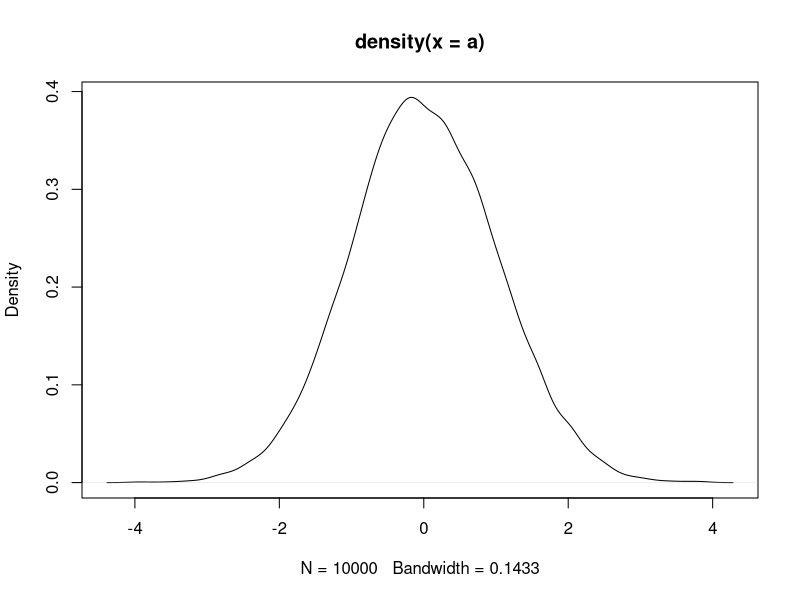
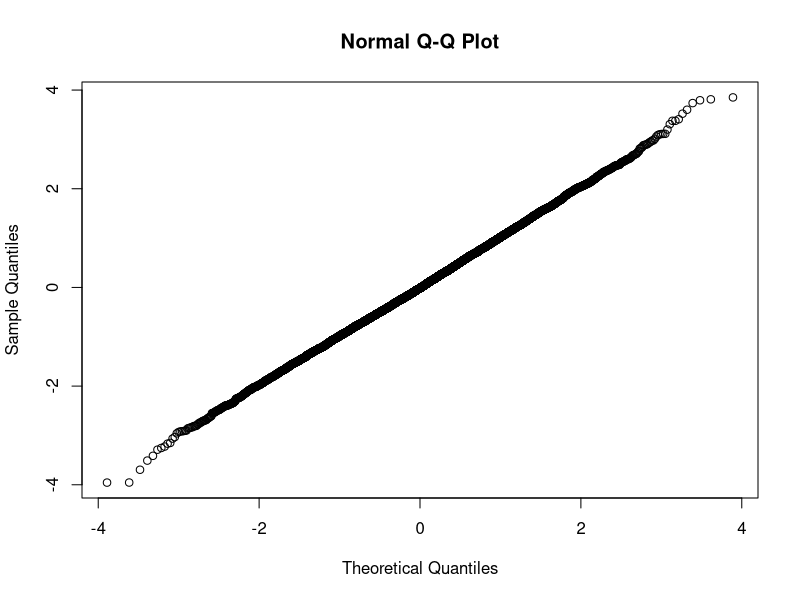

These figures' R source, in order:
#calculate the derivative of a function numerically
#x is the point to evaluate the derivate at
#fun is the log-concave function h
#a is the lower bound, b is the upper bound
#return the derivative approximately h'(x) at x
Deriv_sub <- function(x, fun=h, a, b){
  if (x == a) {return ((fun(x + 1e-9)-fun(x))/1e-9)}
  if (x == b) {return ((fun(x) - fun(x - 1e-9))/1e-9)}
  if (a <= x && x <= b) {return((fun(x + 1e-9)-fun(x - 1e-9))/2e-9)}
}

#initialize the info matrix giving lower bound and upper bound
#a is the lower bound, b is the upper bound
#fun is the log-concave function h
#deriv is the derivative function
#return a matrix including initial x, h(x), h'(x)
init_mat <- function(a,b,fun,deriv){
  #this mat stores x,f(x) and df(x)
  mat <- matrix(nrow = 2,ncol = 3)
  mat[1,1] <- a
  mat[1,2] <- fun(a)
  if(!is.finite(mat[1,2])){
    stop('a is not defined on function h', call. = FALSE)
  }
  mat[1,3] <- deriv(a,fun,a,b)
  mat[2,1] <- b
  mat[2,2] <- fun(b)
  if(!is.finite(mat[2,2])){
    stop('b is not defined on function h', call. = FALSE)
  }
  mat[2,3] <- deriv(b,fun,a,b)
  return(mat)
}

#calculate z value given two adjacent values of x
calc_z <-function(mat){
  return((mat[2, 2] - mat[1, 2] -mat[2, 1]*mat[2, 3] +
            mat[1, 1]*mat[1, 3])/(mat[1, 3] - mat[2, 3]))
}

#mat is the initial infor matrix
#return initialize vector z given the initial infor matrix
#z_0 is lower bound, z_k is the upper bound
init_z <- function(mat){
  z <- c()
  z[1] <- mat[1,1]
  z[3] <- mat[2,1]
  #if the slopes at a and b are equal, set z as the mean of a and b
  if (abs(mat[2,3]-mat[1,3]) < 1e-9){
    z[2] <- (mat[2,1] + mat[1,1])/2
  } else {
    z[2] <- calc_z(mat)
  }
  return(z)
}


#mat is the ordered infor matrix
#x_star is the sample needed to be updated
#fun is the log-concave function h
#deriv is the derivative function
#retun updated infor matrix with ascending order of x
update_mat <- function(mat,x_star,fun,deriv,a,b){
  index <- sum(mat[,1] < x_star) #find the location to insert x*
  tmp <- matrix(NA,1,3)
  mat <- rbind(mat,tmp)
  mat[(index+2):nrow(mat),] <- mat[(index+1):(nrow(mat)-1),]
  mat[(index+1),] <- c(x_star,fun(x_star),deriv(x_star,fun,a,b))
  return(mat)
}


update_z <- function(z,x_star,mat){
  if (nrow(mat) <= 2){
    stop("something wrong with info matrix", call. = FALSE)
  }
  index <- which(mat[,1] == x_star)
  z <- c(z,NA)
  tmp_mat1 <- mat[(index-1):index,]
  tmp_mat2 <- mat[index:(index+1),]
  if (sum(abs(diff(mat[(index-1):(index+1),3]))) < 1e-9){
    z1 <- mat[(index-1),1] + (mat[(index+1),1] - mat[(index-1),1])/3
    z2 <- mat[(index-1),1] + (mat[(index+1),1] - mat[(index-1),1])/3*2
  } else {
    z1 <- calc_z(tmp_mat1)
    z2 <- calc_z(tmp_mat2)
  }
  if((round(z1, digits = 6) > round(z2, digits = 6))){
    stop('something wrong with updated z value, check log-convexity!',
         call. = FALSE)
  }
  z[(index+2):length(z)] <- z[(index+1):(length(z)-1)]
  z[index] <- z1
  z[index+1] <- z2
  return(z)
}


sample_x <- function(z, mat, n=1){
  uk1 <- exp(mat[,2]+(z[-1]-mat[,1])*mat[,3])
  uk2 <- exp(mat[,2]+(z[-length(z)]-mat[,1])*mat[,3])
  p <- rep(NA,nrow(mat))
  p <- (uk1-uk2)/mat[,3]
  
  # normalize p
  p_norm <- p/sum(p)
  w <- runif(n)
  # determine the range we want to sample from
  i <- sum(cumsum(p_norm) < w) + 1
  
  # sample x using inverse cdf
  samp_x <- (log(p[i]*mat[i,3]*runif(n)+exp(mat[i,2]+(z[i]-mat[i,1])*mat[i,3]))-mat[i,2])/mat[i,3]+mat[i,1]
  return(samp_x)
}

upper_bound <- function(z, mat, samp_x){
  #compare samp_x with z to find which segment of line to calculate
  index <- which(z > samp_x)[1] - 1
  u <- mat[index,2] + (samp_x - mat[index,1])*mat[index,3]
  return(u)
}

lower_bound <- function(mat, samp_x){
  index <- rev(which(mat[,1] < samp_x))[1]
  l <- ((mat[(index+1),1]-samp_x)*mat[index,2]+(samp_x-mat[index,1])*mat[(index+1),2])/(mat[(index+1),1]-mat[index,1])
  return(l)
}

#check if h'(x) decrease monotonically
check_concave <- function(mat){
  #check if h'(x) decrease monotonically
  return(prod(mat[,3][-1] <= mat[,3][-nrow(mat)])==1)
}

ars <- function(samp_n, g, a=-Inf, b=Inf){
  ##Check if the input is valid or not
  if(class(g) != "function"){
    stop('g should be a function')
  }
  
  require(assertthat)
  if(!assert_that(is.numeric(a))){
    stop('please provide valid lower bound')
  }
  
  if(!assert_that(is.numeric(b))){
    stop('please provide valid upper bound')
  }
  
  if(!assert_that(is.numeric(samp_n))){
    stop('please provide valid sample size')
  }
  
  ##Take log of input function ##
  h <- function(x){
    return(log(g(x)))
  }
  
  
  ##Initialize return value
  final_x <- rep(NA, samp_n)
  ##Set a counter to control the sample size
  counter <- 0
  
  ##Check starting point
  ct <- 0
  step_width <- 0.5
  start_val <- 0
  
  ##Case 1: a is not -Inf, b is not Inf
  if(a != -Inf && b != Inf){
    mat <- init_mat(a, b, h, Deriv_sub)
    z <- init_z(mat)
    if((abs(mat[1,3])<1e-9) && (abs(mat[2,3])<1e-9)){
      return(list(f=h, sample = runif(samp_n,a,b)))
    }
  }
  ##Case 2: a is -Inf, b is not Inf
  if(a == -Inf && b != Inf){
    if(start_val > b){
      start_val <- b - step_width
    }
    a_star <- start_val
    test_de <- Deriv_sub(a_star,fun=h,a,b)
    while( -Inf < test_de && test_de <= 0 && ct <= 50){
      a_star <- a_star - step_width
      test_de <- Deriv_sub(a_star,fun=h,a,b)
      ct <- ct + 1
    }
    mat <- init_mat(a_star, b, h, Deriv_sub)
    z <- init_z(mat) ## wrong? a_star or a?
  }
  ##Case 3: a is not -Inf, b is Inf
  if(a != -Inf && b == Inf){
    if(start_val < a){
      start_val <- a + step_width
    }
    b_star <- start_val
    test_de <- Deriv_sub(b_star, fun = h, a, b)
    while( 0 <= test_de && test_de < Inf && ct <= 50){
      b_star <- b_star + step_width
      test_de <- Deriv_sub(b_star, fun = h, a, b)
      ct <- ct + 1
    }
    mat <- init_mat(a, b_star, h, Deriv_sub)
    z <- init_z(mat)
  }
  ##Case 4: a is -Inf, b is Inf
  if(a == -Inf && b == Inf){
    a_star <- start_val - step_width
    b_star <- start_val + step_width
    test_de_a <- Deriv_sub(a_star, fun = h, a, b)
    test_de_b <- Deriv_sub(b_star, fun = h, a, b)
    while(-Inf < test_de_a && test_de_a <= 0 && ct <= 50){
      a_star <- a_star - step_width
      test_de_a <- Deriv_sub(a_star, fun = h, a, b)
      ct <- ct + 1
    }
    while(0 <= test_de_b && test_de_b < Inf && ct <= 100){
      b_star <- b_star + step_width
      test_de_b <- Deriv_sub(b_star, fun = h, a, b)
      ct <- ct + 1
    }
    mat <- init_mat(a_star, b_star, h, Deriv_sub)
    z <- init_z(mat)
  }
  
  ##Start Rejection Sampling process
  while(counter < samp_n){
    ##Check the log concavity of the function
    if (!check_concave(mat)){
      stop('Input must be a log-concave function')
    }
    ##Generate one sample x for each time
    samp_x_n = 1
    samp_x <- sample_x(z, mat, samp_x_n)
    
    ##Generate one uniformly distributed number
    w <- runif(samp_x_n)
    
    ##Calulate the upper bound and lowerbond at specified sample point
    u <- upper_bound(z, mat, samp_x)
    l <- lower_bound(mat, samp_x)
    
    ##Reject/Accept sample
    if(w <= exp(l-u)){
      counter = counter + 1
      final_x[counter] = samp_x
    }
    else{
      if (w <= exp(h(samp_x)-u)){
        counter = counter + 1
        final_x[counter] = samp_x
      }
      mat <- update_mat(mat, samp_x, h, Deriv_sub,a,b)
      z <- update_z(z, samp_x, mat)
    }
  }
  return(list(f=h, sample=final_x))
}

dnor <- function(x){
  return((1/(sqrt(2*pi)))*exp(-(x^2)/2))
}

a <- ars(10000, dnor, a = -10, b = 10)$sample
plot(density(a))
qqnorm(a)
